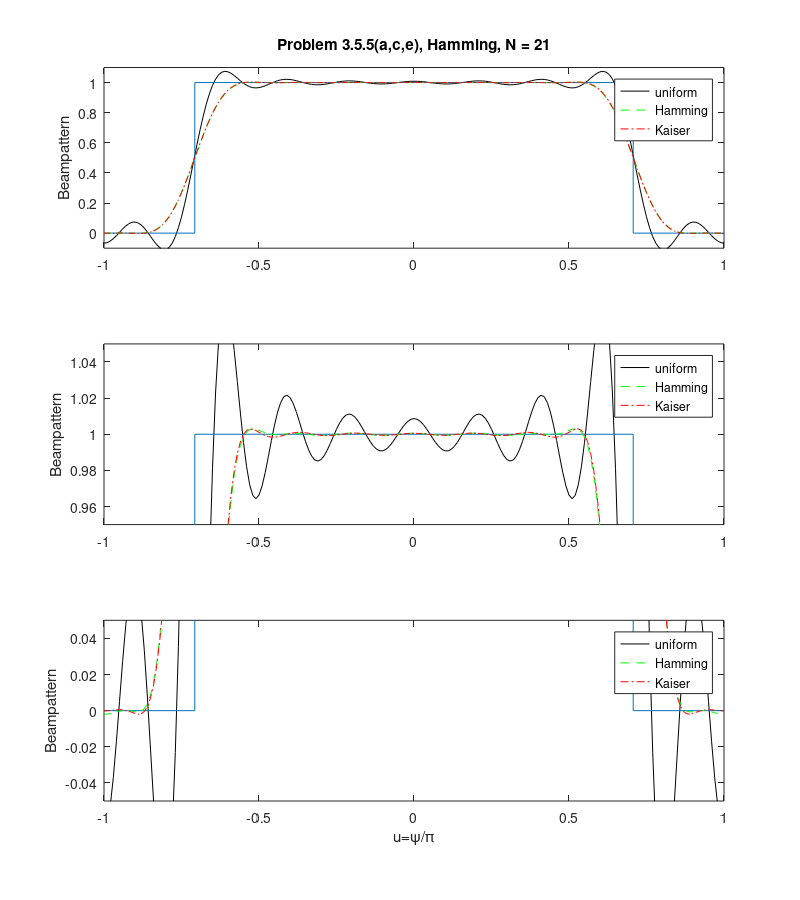

Write the MATLAB code that produced this figure.
%%%%%%%%%%%%%%%%%%%%%%%%%%%%%%%%
% problem 3.5.5 (a), (c), (e)
% K. Bell 10/6/99
% Updated 9/02/02 by K. Bell
% Functions called: sinc
%%%%%%%%%%%%%%%%%%%%%%%%%%%%%%%%
clear all
close all

d=0.5;
u = [-1:0.01:1];
uu = [0:0.0001:1];
psi_0 = 1/sqrt(2)
N=21;
D = d*[-(N-1)/2:1:(N-1)/2].';
a = psi_0*sinc([0:1:(N-1)/2]*psi_0);
Bu = a(1)+2*a(2:(N+1)/2)*cos([1:1:(N-1)/2].'*u*pi);
BBu = a(1)+2*a(2:(N+1)/2)*cos([1:1:(N-1)/2].'*uu*pi);
del1 = max(BBu);
del2 = abs(min(BBu));
del(1) = max(del1-1,del2);
[p,i] = find(BBu<=1-del(1));
psi_p = uu(min(i));
[p,i] = find(BBu>=del(1));
psi_s = uu(max(i));
del_psi(1) = psi_s-psi_p;

figure(1)
subplot(3,1,1)
h1=plot(u,Bu,'k');
hold on
plot([-1 -psi_0 -psi_0 psi_0 psi_0 1],[0 0 1 1 0 0])
wu = [flipud(a.');a(2:(N+1)/2).'];

Whamm = 0.54+0.46*cos([0:1:(N-1)/2]*2*pi/N);
B = a(1)*Whamm(1)+2*(a(2:(N+1)/2).*Whamm(2:(N+1)/2))*cos([1:1:(N-1)/2].'*u*pi);
BB = a(1)*Whamm(1)+2*(a(2:(N+1)/2).*Whamm(2:(N+1)/2))*cos([1:1:(N-1)/2].'*uu*pi);
del1 = max(BB);
del2 = abs(min(BB));
del(2) = max(del1-1,del2);
[p,i] = find(BB<=1-del(2));
psi_p = uu(min(i));
[p,i] = find(BB>=del(2));
psi_s = uu(max(i));
del_psi(2) = psi_s-psi_p;
wh = [flipud((a.').*(Whamm(1:(N+1)/2).')); (a(2:(N+1)/2).').*(Whamm(2:(N+1)/2).')];

A = -20*log10(del(2));
if A<21
   beta = 0;
elseif A>=21 & A<=50
   beta = 0.5842*(A-21)^(0.4)+0.07886*(A-21);
else
   beta = 0.1102*(A-8.7);
end
beta
Wk = besseli(0,beta*sqrt(1-(2*[0:1:(N-1)/2]/(N-1)).^2));
Wk = Wk/Wk(1);   
Bk = a(1)+2*(a(2:(N+1)/2).*Wk(2:(N+1)/2))*cos([1:1:(N-1)/2].'*u*pi);
BB = a(1)+2*(a(2:(N+1)/2).*Wk(2:(N+1)/2))*cos([1:1:(N-1)/2].'*uu*pi);
del1 = max(BB);
del2 = abs(min(BB));
del(3) = max(del1-1,del2);
[p,i] = find(BB<=1-del(3));
psi_p = uu(min(i));
[p,i] = find(BB>=del(3));
psi_s = uu(max(i));
del_psi(3)= psi_s-psi_p;
wk = [flipud((a.').*(Wk(1:(N+1)/2)).'); (a(2:(N+1)/2).').*(Wk(2:(N+1)/2).')];

h2=plot(u,B,'--g');
h3=plot(u,Bk,'-.r');
hold off
legend([h1 h2 h3],'uniform','Hamming','Kaiser')
%xlabel('u=\psi/\pi')
ylabel('Beampattern')
title(['Problem 3.5.5(a,c,e), Hamming, N = ' int2str(N)])
axis([-1 1 -0.1 1.1])
hold off

subplot(3,1,2)
h1=plot(u,Bu,'k');
hold on
plot([-1 -psi_0 -psi_0 psi_0 psi_0 1],[0 0 1 1 0 0])
h2=plot(u,B,'--g');
h3=plot(u,Bk,'-.r');
hold off
legend([h1 h2 h3],'uniform','Hamming','Kaiser')
%xlabel('u=\psi/\pi')
ylabel('Beampattern')
hold off
axis([-1 1 0.95 1.05])
subplot(3,1,3)
h1=plot(u,Bu,'k');
hold on
plot([-1 -psi_0 -psi_0 psi_0 psi_0 1],[0 0 1 1 0 0])
h2=plot(u,B,'--g');
h3=plot(u,Bk,'-.r');
hold off
legend([h1 h2 h3],'uniform','Hamming','Kaiser')
xlabel('u=\psi/\pi')
ylabel('Beampattern')
hold off
axis([-1 1 -0.05 0.05])

set(gcf,'Paperposition',[0.25 1 8 9])

w = [wu wh wk]
del
del_psi
